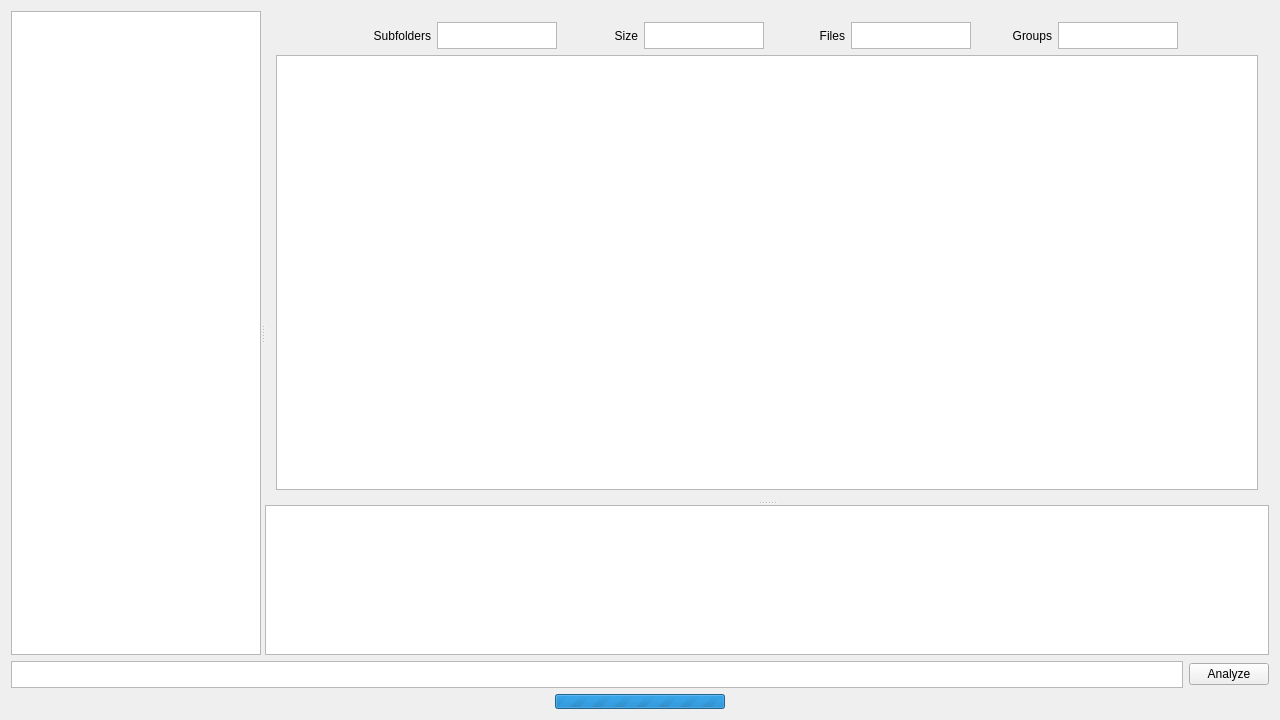
<?xml version="1.0" encoding="UTF-8"?>
<ui version="4.0">
 <class>MainWindow</class>
 <widget class="QMainWindow" name="MainWindow">
  <property name="geometry">
   <rect>
    <x>0</x>
    <y>0</y>
    <width>1280</width>
    <height>720</height>
   </rect>
  </property>
  <property name="sizePolicy">
   <sizepolicy hsizetype="Preferred" vsizetype="Preferred">
    <horstretch>0</horstretch>
    <verstretch>30</verstretch>
   </sizepolicy>
  </property>
  <property name="minimumSize">
   <size>
    <width>1100</width>
    <height>480</height>
   </size>
  </property>
  <property name="baseSize">
   <size>
    <width>0</width>
    <height>0</height>
   </size>
  </property>
  <property name="palette">
   <palette>
    <active>
     <colorrole role="LinkVisited">
      <brush brushstyle="SolidPattern">
       <color alpha="255">
        <red>28</red>
        <green>13</green>
        <blue>240</blue>
       </color>
      </brush>
     </colorrole>
    </active>
    <inactive>
     <colorrole role="LinkVisited">
      <brush brushstyle="SolidPattern">
       <color alpha="255">
        <red>28</red>
        <green>13</green>
        <blue>240</blue>
       </color>
      </brush>
     </colorrole>
    </inactive>
    <disabled>
     <colorrole role="LinkVisited">
      <brush brushstyle="SolidPattern">
       <color alpha="255">
        <red>28</red>
        <green>13</green>
        <blue>240</blue>
       </color>
      </brush>
     </colorrole>
    </disabled>
   </palette>
  </property>
  <property name="cursor">
   <cursorShape>ArrowCursor</cursorShape>
  </property>
  <property name="windowTitle">
   <string>MainWindow</string>
  </property>
  <widget class="QWidget" name="centralWidget">
   <property name="sizePolicy">
    <sizepolicy hsizetype="Expanding" vsizetype="Preferred">
     <horstretch>0</horstretch>
     <verstretch>0</verstretch>
    </sizepolicy>
   </property>
   <layout class="QVBoxLayout" name="verticalLayout_2">
    <item>
     <widget class="QSplitter" name="dirTreeSplitter">
      <property name="orientation">
       <enum>Qt::Horizontal</enum>
      </property>
      <widget class="QTreeView" name="dirTree">
       <property name="sizePolicy">
        <sizepolicy hsizetype="Expanding" vsizetype="Expanding">
         <horstretch>0</horstretch>
         <verstretch>0</verstretch>
        </sizepolicy>
       </property>
       <property name="minimumSize">
        <size>
         <width>250</width>
         <height>0</height>
        </size>
       </property>
       <property name="sizeAdjustPolicy">
        <enum>QAbstractScrollArea::AdjustToContents</enum>
       </property>
       <property name="sortingEnabled">
        <bool>false</bool>
       </property>
      </widget>
      <widget class="QSplitter" name="logBarSplitter">
       <property name="orientation">
        <enum>Qt::Vertical</enum>
       </property>
       <widget class="QWidget" name="layoutWidget">
        <layout class="QVBoxLayout" name="verticalLayout">
         <item>
          <layout class="QHBoxLayout" name="horizontalLayout_3">
           <item>
            <spacer name="horizontalSpacer_2">
             <property name="orientation">
              <enum>Qt::Horizontal</enum>
             </property>
             <property name="sizeHint" stdset="0">
              <size>
               <width>40</width>
               <height>20</height>
              </size>
             </property>
            </spacer>
           </item>
           <item>
            <widget class="QLabel" name="label">
             <property name="sizePolicy">
              <sizepolicy hsizetype="Fixed" vsizetype="Preferred">
               <horstretch>0</horstretch>
               <verstretch>0</verstretch>
              </sizepolicy>
             </property>
             <property name="minimumSize">
              <size>
               <width>75</width>
               <height>0</height>
              </size>
             </property>
             <property name="maximumSize">
              <size>
               <width>75</width>
               <height>16777215</height>
              </size>
             </property>
             <property name="text">
              <string>Subfolders</string>
             </property>
             <property name="alignment">
              <set>Qt::AlignRight|Qt::AlignTrailing|Qt::AlignVCenter</set>
             </property>
            </widget>
           </item>
           <item>
            <widget class="QTextBrowser" name="foldersCountText">
             <property name="sizePolicy">
              <sizepolicy hsizetype="Fixed" vsizetype="Fixed">
               <horstretch>0</horstretch>
               <verstretch>0</verstretch>
              </sizepolicy>
             </property>
             <property name="minimumSize">
              <size>
               <width>120</width>
               <height>27</height>
              </size>
             </property>
             <property name="maximumSize">
              <size>
               <width>120</width>
               <height>27</height>
              </size>
             </property>
            </widget>
           </item>
           <item>
            <widget class="QLabel" name="label_4">
             <property name="sizePolicy">
              <sizepolicy hsizetype="Fixed" vsizetype="Preferred">
               <horstretch>0</horstretch>
               <verstretch>0</verstretch>
              </sizepolicy>
             </property>
             <property name="minimumSize">
              <size>
               <width>75</width>
               <height>0</height>
              </size>
             </property>
             <property name="maximumSize">
              <size>
               <width>75</width>
               <height>16777215</height>
              </size>
             </property>
             <property name="text">
              <string>Size</string>
             </property>
             <property name="alignment">
              <set>Qt::AlignRight|Qt::AlignTrailing|Qt::AlignVCenter</set>
             </property>
            </widget>
           </item>
           <item>
            <widget class="QTextBrowser" name="folderSize">
             <property name="sizePolicy">
              <sizepolicy hsizetype="Fixed" vsizetype="Fixed">
               <horstretch>0</horstretch>
               <verstretch>0</verstretch>
              </sizepolicy>
             </property>
             <property name="minimumSize">
              <size>
               <width>120</width>
               <height>27</height>
              </size>
             </property>
             <property name="maximumSize">
              <size>
               <width>120</width>
               <height>27</height>
              </size>
             </property>
            </widget>
           </item>
           <item>
            <widget class="QLabel" name="label_2">
             <property name="sizePolicy">
              <sizepolicy hsizetype="Fixed" vsizetype="Preferred">
               <horstretch>0</horstretch>
               <verstretch>0</verstretch>
              </sizepolicy>
             </property>
             <property name="minimumSize">
              <size>
               <width>75</width>
               <height>0</height>
              </size>
             </property>
             <property name="maximumSize">
              <size>
               <width>75</width>
               <height>16777215</height>
              </size>
             </property>
             <property name="text">
              <string>Files</string>
             </property>
             <property name="alignment">
              <set>Qt::AlignRight|Qt::AlignTrailing|Qt::AlignVCenter</set>
             </property>
            </widget>
           </item>
           <item>
            <widget class="QTextBrowser" name="filesCountText">
             <property name="sizePolicy">
              <sizepolicy hsizetype="Fixed" vsizetype="Fixed">
               <horstretch>0</horstretch>
               <verstretch>0</verstretch>
              </sizepolicy>
             </property>
             <property name="minimumSize">
              <size>
               <width>120</width>
               <height>27</height>
              </size>
             </property>
             <property name="maximumSize">
              <size>
               <width>120</width>
               <height>27</height>
              </size>
             </property>
            </widget>
           </item>
           <item>
            <widget class="QLabel" name="label_3">
             <property name="sizePolicy">
              <sizepolicy hsizetype="Fixed" vsizetype="Preferred">
               <horstretch>0</horstretch>
               <verstretch>0</verstretch>
              </sizepolicy>
             </property>
             <property name="minimumSize">
              <size>
               <width>75</width>
               <height>0</height>
              </size>
             </property>
             <property name="maximumSize">
              <size>
               <width>75</width>
               <height>16777215</height>
              </size>
             </property>
             <property name="text">
              <string>Groups</string>
             </property>
             <property name="alignment">
              <set>Qt::AlignRight|Qt::AlignTrailing|Qt::AlignVCenter</set>
             </property>
            </widget>
           </item>
           <item>
            <widget class="QTextBrowser" name="groupsCountText">
             <property name="sizePolicy">
              <sizepolicy hsizetype="Fixed" vsizetype="Fixed">
               <horstretch>0</horstretch>
               <verstretch>0</verstretch>
              </sizepolicy>
             </property>
             <property name="minimumSize">
              <size>
               <width>120</width>
               <height>27</height>
              </size>
             </property>
             <property name="maximumSize">
              <size>
               <width>120</width>
               <height>27</height>
              </size>
             </property>
            </widget>
           </item>
           <item>
            <spacer name="horizontalSpacer">
             <property name="orientation">
              <enum>Qt::Horizontal</enum>
             </property>
             <property name="sizeHint" stdset="0">
              <size>
               <width>40</width>
               <height>20</height>
              </size>
             </property>
            </spacer>
           </item>
          </layout>
         </item>
         <item>
          <widget class="QTableView" name="groupsView">
           <property name="sizePolicy">
            <sizepolicy hsizetype="Expanding" vsizetype="Expanding">
             <horstretch>0</horstretch>
             <verstretch>0</verstretch>
            </sizepolicy>
           </property>
           <property name="sizeAdjustPolicy">
            <enum>QAbstractScrollArea::AdjustToContentsOnFirstShow</enum>
           </property>
           <property name="sortingEnabled">
            <bool>false</bool>
           </property>
           <attribute name="horizontalHeaderCascadingSectionResizes">
            <bool>false</bool>
           </attribute>
           <attribute name="horizontalHeaderShowSortIndicator" stdset="0">
            <bool>false</bool>
           </attribute>
           <attribute name="horizontalHeaderStretchLastSection">
            <bool>false</bool>
           </attribute>
          </widget>
         </item>
        </layout>
       </widget>
       <widget class="QTextBrowser" name="loggingBrowser">
        <property name="sizePolicy">
         <sizepolicy hsizetype="Preferred" vsizetype="Preferred">
          <horstretch>0</horstretch>
          <verstretch>0</verstretch>
         </sizepolicy>
        </property>
        <property name="minimumSize">
         <size>
          <width>0</width>
          <height>0</height>
         </size>
        </property>
        <property name="maximumSize">
         <size>
          <width>16777215</width>
          <height>150</height>
         </size>
        </property>
        <property name="focusPolicy">
         <enum>Qt::StrongFocus</enum>
        </property>
        <property name="layoutDirection">
         <enum>Qt::LeftToRight</enum>
        </property>
        <property name="autoFillBackground">
         <bool>false</bool>
        </property>
        <property name="frameShape">
         <enum>QFrame::StyledPanel</enum>
        </property>
        <property name="frameShadow">
         <enum>QFrame::Sunken</enum>
        </property>
        <property name="lineWidth">
         <number>1</number>
        </property>
        <property name="midLineWidth">
         <number>0</number>
        </property>
        <property name="sizeAdjustPolicy">
         <enum>QAbstractScrollArea::AdjustIgnored</enum>
        </property>
       </widget>
      </widget>
     </widget>
    </item>
    <item>
     <layout class="QHBoxLayout" name="horizontalLayout">
      <item>
       <widget class="QTextEdit" name="analysisPath">
        <property name="sizePolicy">
         <sizepolicy hsizetype="Expanding" vsizetype="Fixed">
          <horstretch>0</horstretch>
          <verstretch>0</verstretch>
         </sizepolicy>
        </property>
        <property name="minimumSize">
         <size>
          <width>0</width>
          <height>27</height>
         </size>
        </property>
        <property name="maximumSize">
         <size>
          <width>16777215</width>
          <height>27</height>
         </size>
        </property>
       </widget>
      </item>
      <item>
       <widget class="QPushButton" name="analyzeButton">
        <property name="sizePolicy">
         <sizepolicy hsizetype="Fixed" vsizetype="Fixed">
          <horstretch>0</horstretch>
          <verstretch>0</verstretch>
         </sizepolicy>
        </property>
        <property name="text">
         <string>Analyze</string>
        </property>
       </widget>
      </item>
     </layout>
    </item>
    <item>
     <widget class="QWidget" name="widget" native="true">
      <property name="sizePolicy">
       <sizepolicy hsizetype="Preferred" vsizetype="Fixed">
        <horstretch>0</horstretch>
        <verstretch>0</verstretch>
       </sizepolicy>
      </property>
      <property name="minimumSize">
       <size>
        <width>0</width>
        <height>10</height>
       </size>
      </property>
      <property name="maximumSize">
       <size>
        <width>16777215</width>
        <height>15</height>
       </size>
      </property>
      <layout class="QHBoxLayout" name="horizontalLayout_2">
       <property name="leftMargin">
        <number>0</number>
       </property>
       <property name="topMargin">
        <number>0</number>
       </property>
       <property name="rightMargin">
        <number>0</number>
       </property>
       <property name="bottomMargin">
        <number>0</number>
       </property>
       <item>
        <widget class="QProgressBar" name="progressBar">
         <property name="sizePolicy">
          <sizepolicy hsizetype="Fixed" vsizetype="Fixed">
           <horstretch>0</horstretch>
           <verstretch>0</verstretch>
          </sizepolicy>
         </property>
         <property name="minimumSize">
          <size>
           <width>120</width>
           <height>10</height>
          </size>
         </property>
         <property name="maximumSize">
          <size>
           <width>170</width>
           <height>15</height>
          </size>
         </property>
         <property name="maximum">
          <number>0</number>
         </property>
         <property name="value">
          <number>0</number>
         </property>
         <property name="alignment">
          <set>Qt::AlignCenter</set>
         </property>
         <property name="textVisible">
          <bool>true</bool>
         </property>
         <property name="invertedAppearance">
          <bool>false</bool>
         </property>
        </widget>
       </item>
      </layout>
     </widget>
    </item>
   </layout>
  </widget>
 </widget>
 <layoutdefault spacing="6" margin="11"/>
 <resources/>
 <connections/>
</ui>
